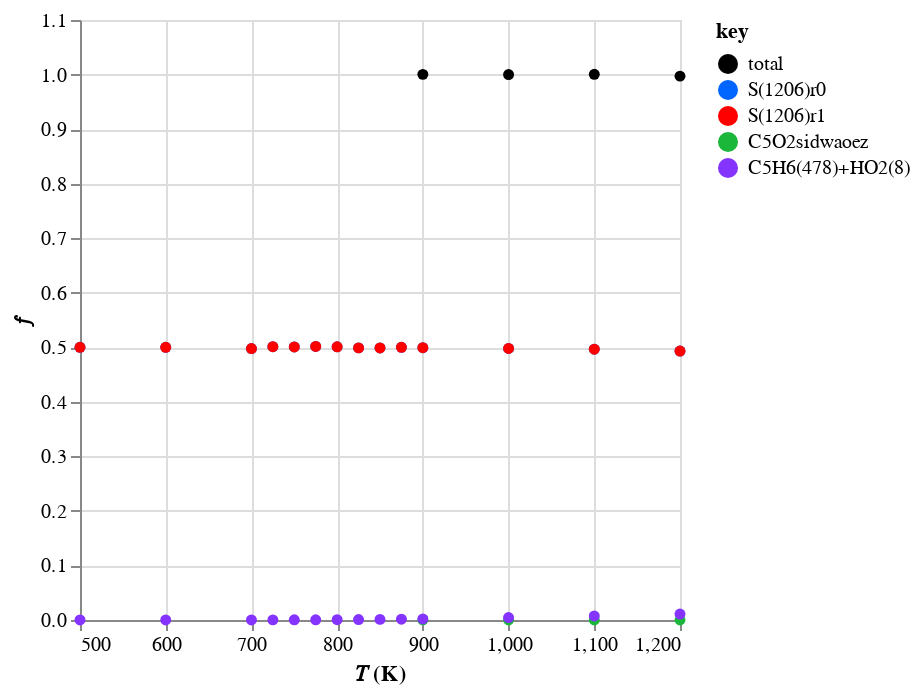
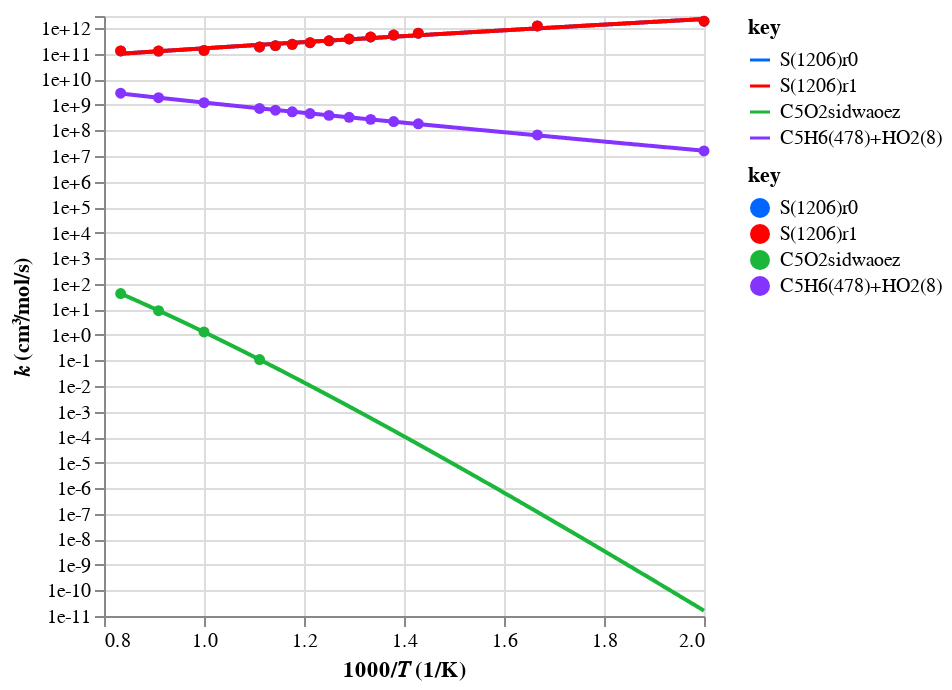
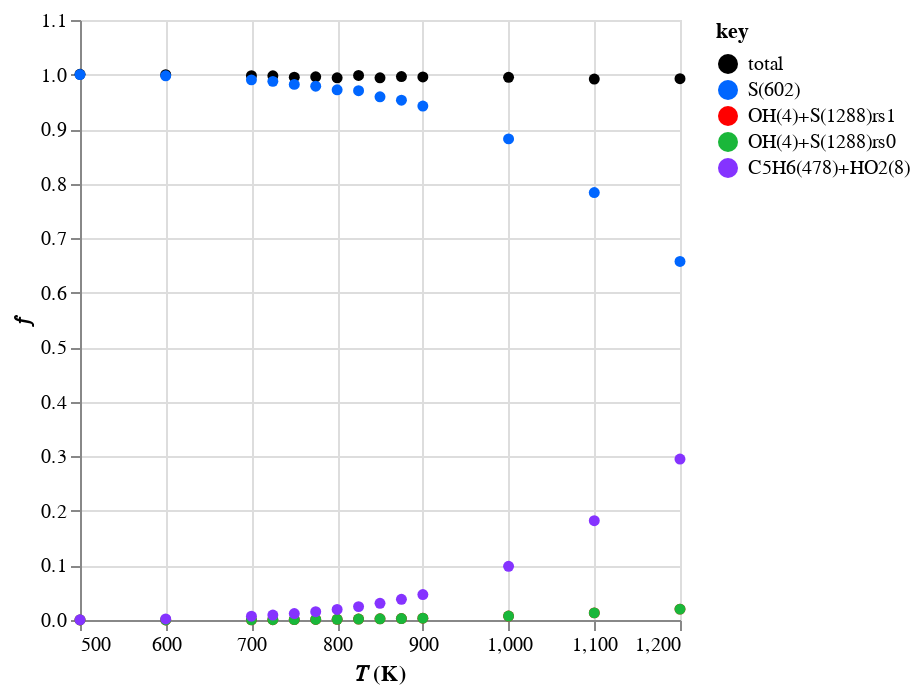
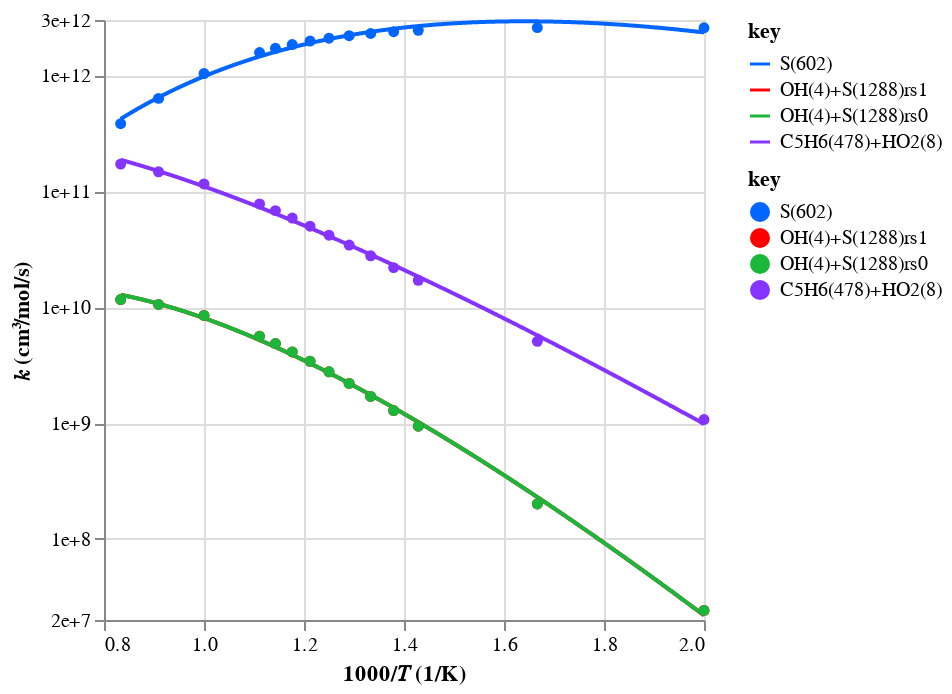

Notebook code for these charts, in order:
### Code cell
from pathlib import Path

import automech as am
import polars as pl
from project_utilities import p_

T_range = (500, 1200)
open_browser = False
tag = "Z_mess_v0"
root_path = Path("..")

stoich = "C5H7"
reactants_list = [["C5H7(500)"], ["C5H7(504)"]]
stoich = "C5H7O2"
reactants_list = [["C5H7(500)", "O2(6)"], ["C5H7(504)", "O2(6)"], ["S(602)"], ["S(1206)r0"], ["S(1210)r0"], ["S(1209)r0"]]
# stoich = "C5H9"
# reactants_list = [["C5H9(553)"]]
# stoich = "C5H9O"
# reactants_list = [["C5H8(522)", "OH(4)"], ["C5H9O(852)r0"]]
# stoich = "C5H9O2"
# # reactants_list = [["S(719)"], ["S(722)r0"], ["S(725)r0"], ["C5H8(522)", "HO2(8)"]]
# reactants_list = [ ["C5H8(522)", "HO2(8)"]]
# stoich = "C5H11O"
# reactants_list = [["CPT(563)", "OH(4)"]]
# stoich = "C5H11O2"
# reactants_list = [["CPT(563)", "HO2(8)"]]

calc_mech_json = p_.calculated_pes_mechanism(
    tag, stoich, "json", path=p_.data(root_path)
)
calc_mech = am.io.read(calc_mech_json)

if open_browser:
    disp_mech = calc_mech.model_copy(deep=True)
    disp_mech.reactions = disp_mech.reactions.filter(~pl.col("well_skipping"))
    am.display(disp_mech)

am.display_branching_fractions(
    calc_mech, T_range=T_range, P=10., reactants_list=reactants_list
)

### Figure 1 — Vega-Lite specification as saved in the notebook (floating-point values rounded to 4 significant figures)
{"config": {"view": {"continuousWidth": 300, "continuousHeight": 300}}, "data": {"name": "data-b68d8e27d6b9f2c299f946e5d3cbc38c"}, "mark": {"type": "point", "filled": true, "opacity": 1}, "encoding": {"color": {"field": "key", "scale": {"domain": ["total", "S(1206)r0", "S(1206)r1", "C5O2sidwaoez", "C5H6(478)+HO2(8)"], "range": ["#000000", "#0066ff", "#ff0000", "#1ab73a", "#8533ff"]}, "type": "nominal"}, "x": {"field": "x", "scale": {"zero": false}, "title": "𝑇 (K)", "type": "quantitative"}, "y": {"field": "value", "title": "𝑓", "type": "quantitative"}}, "transform": [{"fold": ["total", "S(1206)r0", "S(1206)r1", "C5O2sidwaoez", "C5H6(478)+HO2(8)"]}], "$schema": "https://vega.github.io/schema/vega-lite/v5.20.1.json", "datasets": {"data-b68d8e27d6b9f2c299f946e5d3cbc38c": [{"x": 500.0, "total": null, "S(1206)r0": 0.5, "S(1206)r1": 0.5, "C5O2sidwaoez": null, "C5H6(478)+HO2(8)": 4.183e-06}, {"x": 600.0, "total": null, "S(1206)r0": 0.5, "S(1206)r1": 0.5, "C5O2sidwaoez": null, "C5H6(478)+HO2(8)": 2.709e-05}, {"x": 700.0, "total": null, "S(1206)r0": 0.4977, "S(1206)r1": 0.4977, "C5O2sidwaoez": null, "C5H6(478)+HO2(8)": 0.0001413}, {"x": 725.0, "total": null, "S(1206)r0": 0.5011, "S(1206)r1": 0.5011, "C5O2sidwaoez": null, "C5H6(478)+HO2(8)": 0.0002079}, {"x": 750.0, "total": null, "S(1206)r0": 0.5007, "S(1206)r1": 0.5007, "C5O2sidwaoez": null, "C5H6(478)+HO2(8)": 0.0003}, {"x": 775.0, "total": null, "S(1206)r0": 0.5016, "S(1206)r1": 0.5016, "C5O2sidwaoez": null, "C5H6(478)+HO2(8)": 0.0004294}, {"x": 800.0, "total": null, "S(1206)r0": 0.5009, "S(1206)r1": 0.5009, "C5O2sidwaoez": null, "C5H6(478)+HO2(8)": 0.0006075}, {"x": 825.0, "total": null, "S(1206)r0": 0.4989, "S(1206)r1": 0.4989, "C5O2sidwaoez": null, "C5H6(478)+HO2(8)": 0.0008407}, {"x": 850.0, "total": null, "S(1206)r0": 0.4987, "S(1206)r1": 0.4987, "C5O2sidwaoez": null, "C5H6(478)+HO2(8)": 0.001138}, {"x": 875.0, "total": null, "S(1206)r0": 0.5, "S(1206)r1": 0.5, "C5O2sidwaoez": null, "C5H6(478)+HO2(8)": 0.001488}, {"x": 900.0, "total": 1.0, "S(1206)r0": 0.4992, "S(1206)r1": 0.4992, "C5O2sidwaoez": 2.92e-13, "C5H6(478)+HO2(8)": 0.001958}, {"x": 1000.0, "total": 1.0, "S(1206)r0": 0.4978, "S(1206)r1": 0.4978, "C5O2sidwaoez": 4.801e-12, "C5H6(478)+HO2(8)": 0.004469}, {"x": 1100.0, "total": 1.0, "S(1206)r0": 0.4965, "S(1206)r1": 0.4965, "C5O2sidwaoez": 3.443e-11, "C5H6(478)+HO2(8)": 0.007424}, {"x": 1200.0, "total": 0.9971, "S(1206)r0": 0.4931, "S(1206)r1": 0.4931, "C5O2sidwaoez": 1.585e-10, "C5H6(478)+HO2(8)": 0.0109}]}}

### Figure 2 — Vega-Lite specification as saved in the notebook (floating-point values rounded to 4 significant figures; data arrays with more than 128 entries replaced by an {"elided": "..."} marker saying what was removed)
{"config": {"view": {"continuousWidth": 300, "continuousHeight": 300}}, "layer": [{"data": {"name": "data-142254e411c9b22b0ab48a9514608be5"}, "mark": {"type": "line"}, "encoding": {"color": {"field": "key", "scale": {"domain": ["S(1206)r0", "S(1206)r1", "C5O2sidwaoez", "C5H6(478)+HO2(8)"], "range": ["#0066ff", "#ff0000", "#1ab73a", "#8533ff"]}, "type": "nominal"}, "x": {"field": "x", "scale": {"zero": false}, "title": "1000/𝑇 (1/K)", "type": "quantitative"}, "y": {"axis": {"format": ".0e", "labelExpr": "((abs(datum.value - 1e-11) / abs(1e-11) < 1e-5) ||\n(abs(datum.value - 1e-10) / abs(1e-10) < 1e-5) ||\n(abs(datum.value - 1e-09) / abs(1e-09) < 1e-5) ||\n(abs(datum.value - 1e-08) / abs(1e-08) < 1e-5) ||\n(abs(datum.value - 1e-07) / abs(1e-07) < 1e-5) ||\n(abs(datum.value - 1e-06) / abs(1e-06) < 1e-5) ||\n(abs(datum.value - 1e-05) / abs(1e-05) < 1e-5) ||\n(abs(datum.value - 0.0001) / abs(0.0001) < 1e-5) ||\n(abs(datum.value - 0.001) / abs(0.001) < 1e-5) ||\n(abs(datum.value - 0.01) / abs(0.01) < 1e-5) ||\n(abs(datum.value - 0.1) / abs(0.1) < 1e-5) ||\n(abs(datum.value - 1.0) / abs(1.0) < 1e-5) ||\n(abs(datum.value - 10.0) / abs(10.0) < 1e-5) ||\n(abs(datum.value - 100.0) / abs(100.0) < 1e-5) ||\n(abs(datum.value - 1000.0) / abs(1000.0) < 1e-5) ||\n(abs(datum.value - 10000.0) / abs(10000.0) < 1e-5) ||\n(abs(datum.value - 100000.0) / abs(100000.0) < 1e-5) ||\n(abs(datum.value - 1000000.0) / abs(1000000.0) < 1e-5) ||\n(abs(datum.value - 10000000.0) / abs(10000000.0) < 1e-5) ||\n(abs(datum.value - 100000000.0) / abs(100000000.0) < 1e-5) ||\n(abs(datum.value - 1000000000.0) / abs(1000000000.0) < 1e-5) ||\n(abs(datum.value - 10000000000.0) / abs(10000000000.0) < 1e-5) ||\n(abs(datum.value - 100000000000.0) / abs(100000000000.0) < 1e-5) ||\n(abs(datum.value - 1000000000000.0) / abs(1000000000000.0) < 1e-5) ||\n(abs(datum.value - 3000000000000.0) / abs(3000000000000.0) < 1e-5)) ? datum.label : ''", "values": [1e-11, 1e-10, 1e-09, 1e-08, 1e-07, 1e-06, 1e-05, 0.0001, 0.001, 0.01, 0.1, 1.0, 10.0, 100.0, 1000.0, 10000.0, 100000.0, 1000000.0, 10000000.0, 100000000.0, 1000000000.0, 10000000000.0, 100000000000.0, 1000000000000.0, 3000000000000.0]}, "field": "value", "scale": {"domain": [1e-11, 3000000000000.0], "type": "log"}, "title": "𝑘 (cm³/mol/s)", "type": "quantitative"}}, "transform": [{"fold": ["S(1206)r0", "S(1206)r1", "C5O2sidwaoez", "C5H6(478)+HO2(8)"]}]}, {"data": {"name": "data-c932971982fbadbe30417b7599b6d9f9"}, "mark": {"type": "point", "filled": true, "opacity": 1}, "encoding": {"color": {"field": "key", "scale": {"domain": ["S(1206)r0", "S(1206)r1", "C5O2sidwaoez", "C5H6(478)+HO2(8)"], "range": ["#0066ff", "#ff0000", "#1ab73a", "#8533ff"]}, "type": "nominal"}, "x": {"field": "x", "scale": {"zero": false}, "title": "1000/𝑇 (1/K)", "type": "quantitative"}, "y": {"axis": {"format": ".0e", "labelExpr": "((abs(datum.value - 0.1) / abs(0.1) < 1e-5) ||\n(abs(datum.value - 1.0) / abs(1.0) < 1e-5) ||\n(abs(datum.value - 10.0) / abs(10.0) < 1e-5) ||\n(abs(datum.value - 100.0) / abs(100.0) < 1e-5) ||\n(abs(datum.value - 1000.0) / abs(1000.0) < 1e-5) ||\n(abs(datum.value - 10000.0) / abs(10000.0) < 1e-5) ||\n(abs(datum.value - 100000.0) / abs(100000.0) < 1e-5) ||\n(abs(datum.value - 1000000.0) / abs(1000000.0) < 1e-5) ||\n(abs(datum.value - 10000000.0) / abs(10000000.0) < 1e-5) ||\n(abs(datum.value - 100000000.0) / abs(100000000.0) < 1e-5) ||\n(abs(datum.value - 1000000000.0) / abs(1000000000.0) < 1e-5) ||\n(abs(datum.value - 10000000000.0) / abs(10000000000.0) < 1e-5) ||\n(abs(datum.value - 100000000000.0) / abs(100000000000.0) < 1e-5) ||\n(abs(datum.value - 1000000000000.0) / abs(1000000000000.0) < 1e-5) ||\n(abs(datum.value - 2000000000000.0) / abs(2000000000000.0) < 1e-5)) ? datum.label : ''", "values": [0.1, 1.0, 10.0, 100.0, 1000.0, 10000.0, 100000.0, 1000000.0, 10000000.0, 100000000.0, 1000000000.0, 10000000000.0, 100000000000.0, 1000000000000.0, 2000000000000.0]}, "field": "value", "scale": {"domain": [0.1, 2000000000000.0], "type": "log"}, "title": "𝑘 (cm³/mol/s)", "type": "quantitative"}}, "transform": [{"fold": ["S(1206)r0", "S(1206)r1", "C5O2sidwaoez", "C5H6(478)+HO2(8)"]}]}], "resolve": {"scale": {"color": "independent"}}, "$schema": "https://vega.github.io/schema/vega-lite/v5.20.1.json", "datasets": {"data-142254e411c9b22b0ab48a9514608be5": {"elided": "1000 records"}, "data-c932971982fbadbe30417b7599b6d9f9": [{"x": 2.0, "S(1206)r0": 1879000000000.0, "S(1206)r1": 1879000000000.0, "C5O2sidwaoez": null, "C5H6(478)+HO2(8)": 15720000.0}, {"x": 1.667, "S(1206)r0": 1222000000000.0, "S(1206)r1": 1222000000000.0, "C5O2sidwaoez": null, "C5H6(478)+HO2(8)": 66240000.0}, {"x": 1.429, "S(1206)r0": 638300000000.0, "S(1206)r1": 638300000000.0, "C5O2sidwaoez": null, "C5H6(478)+HO2(8)": 181300000.0}, {"x": 1.379, "S(1206)r0": 537200000000.0, "S(1206)r1": 537200000000.0, "C5O2sidwaoez": null, "C5H6(478)+HO2(8)": 222800000.0}, {"x": 1.333, "S(1206)r0": 452300000000.0, "S(1206)r1": 452300000000.0, "C5O2sidwaoez": null, "C5H6(478)+HO2(8)": 271000000.0}, {"x": 1.29, "S(1206)r0": 380600000000.0, "S(1206)r1": 380600000000.0, "C5O2sidwaoez": null, "C5H6(478)+HO2(8)": 325800000.0}, {"x": 1.25, "S(1206)r0": 319800000000.0, "S(1206)r1": 319800000000.0, "C5O2sidwaoez": null, "C5H6(478)+HO2(8)": 387800000.0}, {"x": 1.212, "S(1206)r0": 271600000000.0, "S(1206)r1": 271600000000.0, "C5O2sidwaoez": null, "C5H6(478)+HO2(8)": 457700000.0}, {"x": 1.176, "S(1206)r0": 234900000000.0, "S(1206)r1": 234900000000.0, "C5O2sidwaoez": null, "C5H6(478)+HO2(8)": 536000000.0}, {"x": 1.143, "S(1206)r0": 208400000000.0, "S(1206)r1": 208400000000.0, "C5O2sidwaoez": null, "C5H6(478)+HO2(8)": 620300000.0}, {"x": 1.111, "S(1206)r0": 184300000000.0, "S(1206)r1": 184300000000.0, "C5O2sidwaoez": 0.1078, "C5H6(478)+HO2(8)": 722700000.0}, {"x": 1.0, "S(1206)r0": 135500000000.0, "S(1206)r1": 135500000000.0, "C5O2sidwaoez": 1.307, "C5H6(478)+HO2(8)": 1216000000.0}, {"x": 0.9091, "S(1206)r0": 127700000000.0, "S(1206)r1": 127700000000.0, "C5O2sidwaoez": 8.853, "C5H6(478)+HO2(8)": 1909000000.0}, {"x": 0.8333, "S(1206)r0": 128900000000.0, "S(1206)r1": 128900000000.0, "C5O2sidwaoez": 41.43, "C5H6(478)+HO2(8)": 2848000000.0}]}}

### Figure 3 — Vega-Lite specification as saved in the notebook (floating-point values rounded to 4 significant figures)
{"config": {"view": {"continuousWidth": 300, "continuousHeight": 300}}, "data": {"name": "data-e2fb634c230fd4c4b2fc7c301c53eb22"}, "mark": {"type": "point", "filled": true, "opacity": 1}, "encoding": {"color": {"field": "key", "scale": {"domain": ["total", "S(602)", "OH(4)+S(1288)rs1", "OH(4)+S(1288)rs0", "C5H6(478)+HO2(8)"], "range": ["#000000", "#0066ff", "#ff0000", "#1ab73a", "#8533ff"]}, "type": "nominal"}, "x": {"field": "x", "scale": {"zero": false}, "title": "𝑇 (K)", "type": "quantitative"}, "y": {"field": "value", "title": "𝑓", "type": "quantitative"}}, "transform": [{"fold": ["total", "S(602)", "OH(4)+S(1288)rs1", "OH(4)+S(1288)rs0", "C5H6(478)+HO2(8)"]}], "$schema": "https://vega.github.io/schema/vega-lite/v5.20.1.json", "datasets": {"data-e2fb634c230fd4c4b2fc7c301c53eb22": [{"x": 500.0, "total": 1.0, "S(602)": 1.0, "OH(4)+S(1288)rs1": 9.415e-06, "OH(4)+S(1288)rs0": 9.415e-06, "C5H6(478)+HO2(8)": 0.0004169}, {"x": 600.0, "total": 0.9998, "S(602)": 0.9977, "OH(4)+S(1288)rs1": 7.744e-05, "OH(4)+S(1288)rs0": 7.744e-05, "C5H6(478)+HO2(8)": 0.001958}, {"x": 700.0, "total": 0.9979, "S(602)": 0.9902, "OH(4)+S(1288)rs1": 0.0003805, "OH(4)+S(1288)rs0": 0.0003805, "C5H6(478)+HO2(8)": 0.006902}, {"x": 725.0, "total": 0.9977, "S(602)": 0.9875, "OH(4)+S(1288)rs1": 0.0005325, "OH(4)+S(1288)rs0": 0.0005325, "C5H6(478)+HO2(8)": 0.0091}, {"x": 750.0, "total": 0.9953, "S(602)": 0.982, "OH(4)+S(1288)rs1": 0.0007268, "OH(4)+S(1288)rs0": 0.0007268, "C5H6(478)+HO2(8)": 0.01186}, {"x": 775.0, "total": 0.9958, "S(602)": 0.9786, "OH(4)+S(1288)rs1": 0.0009786, "OH(4)+S(1288)rs0": 0.0009786, "C5H6(478)+HO2(8)": 0.01528}, {"x": 800.0, "total": 0.994, "S(602)": 0.972, "OH(4)+S(1288)rs1": 0.001289, "OH(4)+S(1288)rs0": 0.001289, "C5H6(478)+HO2(8)": 0.01941}, {"x": 825.0, "total": 0.9983, "S(602)": 0.9704, "OH(4)+S(1288)rs1": 0.001675, "OH(4)+S(1288)rs0": 0.001675, "C5H6(478)+HO2(8)": 0.02453}, {"x": 850.0, "total": 0.9941, "S(602)": 0.9592, "OH(4)+S(1288)rs1": 0.002138, "OH(4)+S(1288)rs0": 0.002138, "C5H6(478)+HO2(8)": 0.03056}, {"x": 875.0, "total": 0.9963, "S(602)": 0.953, "OH(4)+S(1288)rs1": 0.002701, "OH(4)+S(1288)rs0": 0.002701, "C5H6(478)+HO2(8)": 0.03792}, {"x": 900.0, "total": 0.9955, "S(602)": 0.9422, "OH(4)+S(1288)rs1": 0.003361, "OH(4)+S(1288)rs0": 0.003361, "C5H6(478)+HO2(8)": 0.04657}, {"x": 1000.0, "total": 0.995, "S(602)": 0.8821, "OH(4)+S(1288)rs1": 0.007231, "OH(4)+S(1288)rs0": 0.007231, "C5H6(478)+HO2(8)": 0.09846}, {"x": 1100.0, "total": 0.9918, "S(602)": 0.7836, "OH(4)+S(1288)rs1": 0.01306, "OH(4)+S(1288)rs0": 0.01306, "C5H6(478)+HO2(8)": 0.1821}, {"x": 1200.0, "total": 0.9923, "S(602)": 0.6573, "OH(4)+S(1288)rs1": 0.01998, "OH(4)+S(1288)rs0": 0.01998, "C5H6(478)+HO2(8)": 0.295}]}}

### Figure 4 — Vega-Lite specification as saved in the notebook (floating-point values rounded to 4 significant figures; data arrays with more than 128 entries replaced by an {"elided": "..."} marker saying what was removed)
{"config": {"view": {"continuousWidth": 300, "continuousHeight": 300}}, "layer": [{"data": {"name": "data-8efbc61885d1ab3f7da129f209077c4f"}, "mark": {"type": "line"}, "encoding": {"color": {"field": "key", "scale": {"domain": ["S(602)", "OH(4)+S(1288)rs1", "OH(4)+S(1288)rs0", "C5H6(478)+HO2(8)"], "range": ["#0066ff", "#ff0000", "#1ab73a", "#8533ff"]}, "type": "nominal"}, "x": {"field": "x", "scale": {"zero": false}, "title": "1000/𝑇 (1/K)", "type": "quantitative"}, "y": {"axis": {"format": ".0e", "labelExpr": "((abs(datum.value - 20000000.0) / abs(20000000.0) < 1e-5) ||\n(abs(datum.value - 100000000.0) / abs(100000000.0) < 1e-5) ||\n(abs(datum.value - 1000000000.0) / abs(1000000000.0) < 1e-5) ||\n(abs(datum.value - 10000000000.0) / abs(10000000000.0) < 1e-5) ||\n(abs(datum.value - 100000000000.0) / abs(100000000000.0) < 1e-5) ||\n(abs(datum.value - 1000000000000.0) / abs(1000000000000.0) < 1e-5) ||\n(abs(datum.value - 3000000000000.0) / abs(3000000000000.0) < 1e-5)) ? datum.label : ''", "values": [20000000.0, 100000000.0, 1000000000.0, 10000000000.0, 100000000000.0, 1000000000000.0, 3000000000000.0]}, "field": "value", "scale": {"domain": [20000000.0, 3000000000000.0], "type": "log"}, "title": "𝑘 (cm³/mol/s)", "type": "quantitative"}}, "transform": [{"fold": ["S(602)", "OH(4)+S(1288)rs1", "OH(4)+S(1288)rs0", "C5H6(478)+HO2(8)"]}]}, {"data": {"name": "data-47335fd5bfc5addfe0e5b24436ab95c3"}, "mark": {"type": "point", "filled": true, "opacity": 1}, "encoding": {"color": {"field": "key", "scale": {"domain": ["S(602)", "OH(4)+S(1288)rs1", "OH(4)+S(1288)rs0", "C5H6(478)+HO2(8)"], "range": ["#0066ff", "#ff0000", "#1ab73a", "#8533ff"]}, "type": "nominal"}, "x": {"field": "x", "scale": {"zero": false}, "title": "1000/𝑇 (1/K)", "type": "quantitative"}, "y": {"axis": {"format": ".0e", "labelExpr": "((abs(datum.value - 20000000.0) / abs(20000000.0) < 1e-5) ||\n(abs(datum.value - 100000000.0) / abs(100000000.0) < 1e-5) ||\n(abs(datum.value - 1000000000.0) / abs(1000000000.0) < 1e-5) ||\n(abs(datum.value - 10000000000.0) / abs(10000000000.0) < 1e-5) ||\n(abs(datum.value - 100000000000.0) / abs(100000000000.0) < 1e-5) ||\n(abs(datum.value - 1000000000000.0) / abs(1000000000000.0) < 1e-5) ||\n(abs(datum.value - 3000000000000.0) / abs(3000000000000.0) < 1e-5)) ? datum.label : ''", "values": [20000000.0, 100000000.0, 1000000000.0, 10000000000.0, 100000000000.0, 1000000000000.0, 3000000000000.0]}, "field": "value", "scale": {"domain": [20000000.0, 3000000000000.0], "type": "log"}, "title": "𝑘 (cm³/mol/s)", "type": "quantitative"}}, "transform": [{"fold": ["S(602)", "OH(4)+S(1288)rs1", "OH(4)+S(1288)rs0", "C5H6(478)+HO2(8)"]}]}], "resolve": {"scale": {"color": "independent"}}, "$schema": "https://vega.github.io/schema/vega-lite/v5.20.1.json", "datasets": {"data-8efbc61885d1ab3f7da129f209077c4f": {"elided": "1000 records"}, "data-47335fd5bfc5addfe0e5b24436ab95c3": [{"x": 2.0, "S(602)": 2571000000000.0, "OH(4)+S(1288)rs1": 24210000.0, "OH(4)+S(1288)rs0": 24210000.0, "C5H6(478)+HO2(8)": 1072000000.0}, {"x": 1.667, "S(602)": 2583000000000.0, "OH(4)+S(1288)rs1": 200500000.0, "OH(4)+S(1288)rs0": 200500000.0, "C5H6(478)+HO2(8)": 5071000000.0}, {"x": 1.429, "S(602)": 2445000000000.0, "OH(4)+S(1288)rs1": 939500000.0, "OH(4)+S(1288)rs0": 939500000.0, "C5H6(478)+HO2(8)": 17040000000.0}, {"x": 1.379, "S(602)": 2379000000000.0, "OH(4)+S(1288)rs1": 1283000000.0, "OH(4)+S(1288)rs0": 1283000000.0, "C5H6(478)+HO2(8)": 21920000000.0}, {"x": 1.333, "S(602)": 2294000000000.0, "OH(4)+S(1288)rs1": 1698000000.0, "OH(4)+S(1288)rs0": 1698000000.0, "C5H6(478)+HO2(8)": 27700000000.0}, {"x": 1.29, "S(602)": 2198000000000.0, "OH(4)+S(1288)rs1": 2198000000.0, "OH(4)+S(1288)rs0": 2198000000.0, "C5H6(478)+HO2(8)": 34330000000.0}, {"x": 1.25, "S(602)": 2090000000000.0, "OH(4)+S(1288)rs1": 2770000000.0, "OH(4)+S(1288)rs0": 2770000000.0, "C5H6(478)+HO2(8)": 41730000000.0}, {"x": 1.212, "S(602)": 1975000000000.0, "OH(4)+S(1288)rs1": 3409000000.0, "OH(4)+S(1288)rs0": 3409000000.0, "C5H6(478)+HO2(8)": 49920000000.0}, {"x": 1.176, "S(602)": 1843000000000.0, "OH(4)+S(1288)rs1": 4107000000.0, "OH(4)+S(1288)rs0": 4107000000.0, "C5H6(478)+HO2(8)": 58720000000.0}, {"x": 1.143, "S(602)": 1710000000000.0, "OH(4)+S(1288)rs1": 4848000000.0, "OH(4)+S(1288)rs0": 4848000000.0, "C5H6(478)+HO2(8)": 68050000000.0}, {"x": 1.111, "S(602)": 1572000000000.0, "OH(4)+S(1288)rs1": 5607000000.0, "OH(4)+S(1288)rs0": 5607000000.0, "C5H6(478)+HO2(8)": 77690000000.0}, {"x": 1.0, "S(602)": 1036000000000.0, "OH(4)+S(1288)rs1": 8491000000.0, "OH(4)+S(1288)rs0": 8491000000.0, "C5H6(478)+HO2(8)": 115600000000.0}, {"x": 0.9091, "S(602)": 632300000000.0, "OH(4)+S(1288)rs1": 10540000000.0, "OH(4)+S(1288)rs0": 10540000000.0, "C5H6(478)+HO2(8)": 146900000000.0}, {"x": 0.8333, "S(602)": 382400000000.0, "OH(4)+S(1288)rs1": 11620000000.0, "OH(4)+S(1288)rs0": 11620000000.0, "C5H6(478)+HO2(8)": 171600000000.0}]}}
